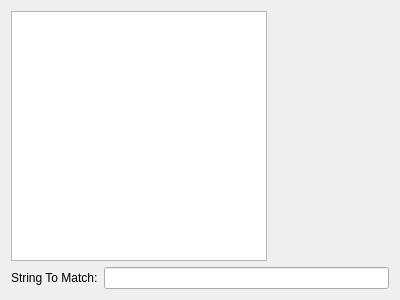
<?xml version="1.0" encoding="UTF-8"?>
<ui version="4.0">
 <class>MainWindow</class>
 <widget class="QWidget" name="MainWindow">
  <property name="geometry">
   <rect>
    <x>0</x>
    <y>0</y>
    <width>400</width>
    <height>300</height>
   </rect>
  </property>
  <property name="windowTitle">
   <string>Form</string>
  </property>
  <layout class="QVBoxLayout" name="verticalLayout">
   <item>
    <layout class="QHBoxLayout" name="horizontalLayout">
     <item>
      <widget class="QListView" name="listView"/>
     </item>
     <item>
      <widget class="QLabel" name="label">
       <property name="sizePolicy">
        <sizepolicy hsizetype="Expanding" vsizetype="Preferred">
         <horstretch>0</horstretch>
         <verstretch>0</verstretch>
        </sizepolicy>
       </property>
       <property name="autoFillBackground">
        <bool>true</bool>
       </property>
       <property name="styleSheet">
        <string notr="true"/>
       </property>
       <property name="text">
        <string/>
       </property>
      </widget>
     </item>
    </layout>
   </item>
   <item>
    <layout class="QHBoxLayout" name="horizontalLayout_2">
     <item>
      <widget class="QLabel" name="label_2">
       <property name="text">
        <string>String To Match:</string>
       </property>
      </widget>
     </item>
     <item>
      <widget class="QLineEdit" name="matchStringLineEdit"/>
     </item>
    </layout>
   </item>
  </layout>
 </widget>
 <resources/>
 <connections/>
</ui>
